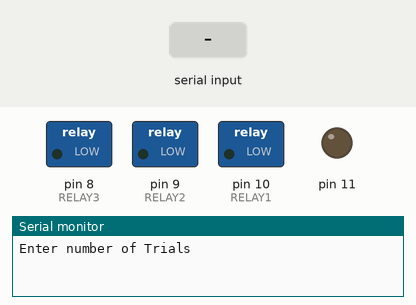
Bench run of a sketch on a simulated Arduino Uno, built with avr-gcc and run on an emulated ATmega328P. Parts: switched loads named in the sketch (green lamp = pin HIGH), output pins drawn as LEDs (lit = HIGH), the last lines printed to the serial monitor. The test bench sets the inputs (shaded band).

Above: at 1.2 s.
1.3 s: "90,45\n" received over Serial
At 9.7 s:
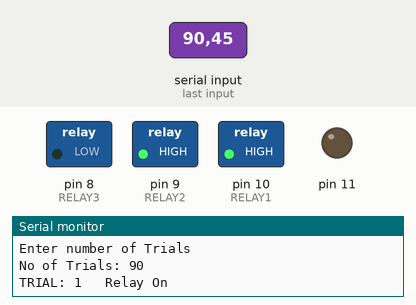
Timing chart, 0 to 10.8 s (numbered marks = the images above; inputs shaded):
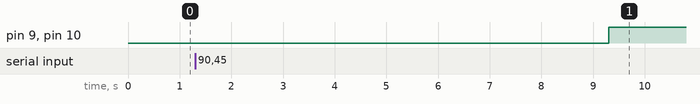

The sketch:

sketch_may06a.ino
```cpp
#define RELAY1  10
#define RELAY2  9
#define RELAY3  8


void setup()
{
Serial.begin(9600);
pinMode(RELAY1, OUTPUT);
pinMode(RELAY2, OUTPUT);
pinMode(RELAY3, OUTPUT);
pinMode(11, OUTPUT);

Serial.println("Enter number of Trials");
Serial.println("");
}

void loop()

{
int Trial=0, i=0;

if (Serial.available() >0)
{
 Trial = Serial.parseInt();
 Serial.print("No of Trials: ");
 Serial.print(Trial);
 Serial.println("");
 if (Trial >= 1)
 {
  for(i=1; i<=Trial; i++)
  {
  Serial.print("TRIAL: ");
    Serial.print(i);
  delay(2000);
  digitalWrite(11, HIGH);
  delayMicroseconds(1000);
  digitalWrite(11, LOW);
  delay(6000);
  Serial.print("\t Relay On");
  digitalWrite(RELAY1, HIGH);
  digitalWrite(RELAY2, HIGH);
  delay(7000);
  digitalWrite(RELAY1, LOW);
  digitalWrite(RELAY2, LOW);
  Serial.print("\t Relay Off");
  delay(35000);
  Serial.print("\t Task Done");
  Serial.println("");
 }
 }
 else
 {
  Serial.println("Number of Trials should be greater than 1");
 }
}
}
```

Measured:
- after the input at 1.3 s, pin 9 (RELAY2), pin 10 (RELAY1): LOW → HIGH after 8.0 s
